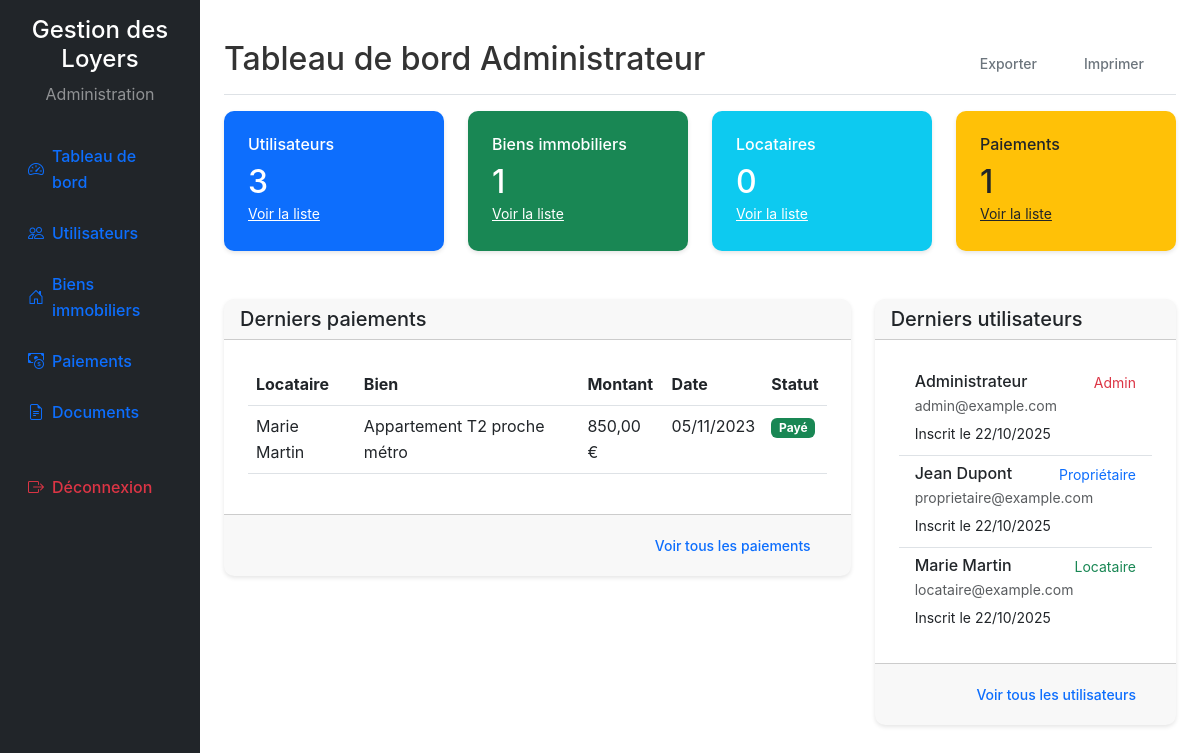
Page /admin/dashboard.php (signed in) on the committed database.
### tables this page shows
CREATE TABLE IF NOT EXISTS payments (
    id INT AUTO_INCREMENT PRIMARY KEY,
    tenant_id INT NOT NULL,
    property_id INT NOT NULL,
    amount DECIMAL(10, 2) NOT NULL,
    payment_date DATE NOT NULL,
    period_start DATE NOT NULL,
    period_end DATE NOT NULL,
    payment_method ENUM('cash', 'check', 'bank_transfer', 'credit_card', 'other') NOT NULL,
    reference VARCHAR(100),
    status ENUM('pending', 'completed', 'failed', 'refunded') DEFAULT 'pending',
    notes TEXT,
    receipt_path VARCHAR(255),
    created_at TIMESTAMP DEFAULT CURRENT_TIMESTAMP,
    updated_at TIMESTAMP DEFAULT CURRENT_TIMESTAMP ON UPDATE CURRENT_TIMESTAMP,
    FOREIGN KEY (tenant_id) REFERENCES users(id) ON DELETE CASCADE,
    FOREIGN KEY (property_id) REFERENCES properties(id) ON DELETE CASCADE
);

CREATE TABLE IF NOT EXISTS users (
    id INT AUTO_INCREMENT PRIMARY KEY,
    name VARCHAR(100) NOT NULL,
    email VARCHAR(100) NOT NULL UNIQUE,
    password VARCHAR(255) NOT NULL,
    phone VARCHAR(20),
    address TEXT,
    city VARCHAR(100),
    postal_code VARCHAR(10),
    country VARCHAR(100) DEFAULT 'France',
    role ENUM('landlord', 'tenant', 'admin') NOT NULL,
    email_verified_at DATETIME DEFAULT NULL,
    remember_token VARCHAR(100) DEFAULT NULL,
    created_at TIMESTAMP DEFAULT CURRENT_TIMESTAMP,
    updated_at TIMESTAMP DEFAULT CURRENT_TIMESTAMP ON UPDATE CURRENT_TIMESTAMP
);

CREATE TABLE IF NOT EXISTS properties (
    id INT AUTO_INCREMENT PRIMARY KEY,
    owner_id INT NOT NULL,
    title VARCHAR(255) NOT NULL,
    description TEXT,
    type ENUM('appartement', 'maison', 'studio', 'chambre', 'bureau', 'local', 'autre') NOT NULL,
    address TEXT NOT NULL,
    city VARCHAR(100) NOT NULL,
    postal_code VARCHAR(10) NOT NULL,
    country VARCHAR(100) DEFAULT 'France',
    surface_area DECIMAL(10, 2) COMMENT 'Surface en m²',
    rooms INT,
    bedrooms INT,
    bathrooms INT,
    floor INT,
    has_elevator BOOLEAN DEFAULT FALSE,
    rental_amount DECIMAL(10, 2) NOT NULL,
    charges_amount DECIMAL(10, 2) DEFAULT 0,
    deposit_amount DECIMAL(10, 2) COMMENT 'Montant du dépôt de garantie',
    is_furnished BOOLEAN DEFAULT FALSE,
    available_from DATE,
    status ENUM('available', 'rented', 'maintenance') DEFAULT 'available',
    created_at TIMESTAMP DEFAULT CURRENT_TIMESTAMP,
    updated_at TIMESTAMP DEFAULT CURRENT_TIMESTAMP ON UPDATE CURRENT_TIMESTAMP,
    FOREIGN KEY (owner_id) REFERENCES users(id) ON DELETE CASCADE
);

### admin/dashboard.php (the view, shortened to what this page needs)
<?php
require_once '../includes/config.php';
$stats = [
    'total_users' => $pdo->query("SELECT COUNT(*) as count FROM users")->fetch()['count'],
    'total_properties' => $pdo->query("SELECT COUNT(*) as count FROM properties")->fetch()['count'],
    'total_tenants' => $pdo->query("SELECT COUNT(*) as count FROM tenants")->fetch()['count'],
    'total_payments' => $pdo->query("SELECT COUNT(*) as count FROM payments")->fetch()['count'],
    'recent_payments' => $pdo->query("SELECT p.*, u.name as user_name, pr.title as property_title
                                     FROM payments p
                                     JOIN users u ON p.tenant_id = u.id
                                     JOIN properties pr ON p.property_id = pr.id
                                     ORDER BY p.payment_date DESC LIMIT 5")->fetchAll(),
    'recent_users' => $pdo->query("SELECT * FROM users ORDER BY created_at DESC LIMIT 5")->fetchAll()
];
?>
<!DOCTYPE html>
<html lang="fr">
<head>
    <link href="https://cdn.jsdelivr.net/npm/bootstrap@5.3.0/dist/css/bootstrap.min.css" rel="stylesheet">
    <link rel="stylesheet" href="https://cdn.jsdelivr.net/npm/bootstrap-icons@1.10.0/font/bootstrap-icons.css">
    <link rel="stylesheet" href="../assets/css/style.css">
</head>
<body>
    <div class="container-fluid">
        <div class="row">
            <nav id="sidebar" class="col-md-3 col-lg-2 d-md-block bg-dark sidebar collapse">
                <div class="position-sticky pt-3">
                    <div class="text-center mb-4">
                        <h4 class="text-white"><?php echo SITE_NAME; ?></h4>
                        <p class="text-white-50">Administration</p>
                    </div>
                    <ul class="nav flex-column">
                        <li class="nav-item">
                            <a class="nav-link active" href="dashboard.php">
                                <i class="bi bi-speedometer2 me-2"></i>
                                Tableau de bord
                            </a>
                        </li>
                        <li class="nav-item">
                            <a class="nav-link" href="users.php">
                                <i class="bi bi-people me-2"></i>
                                Utilisateurs
                            </a>
                        </li>
                        <li class="nav-item">
                            <a class="nav-link" href="properties.php">
                                <i class="bi bi-house-door me-2"></i>
                                Biens immobiliers
                            </a>
                        </li>
                        <li class="nav-item">
                            <a class="nav-link" href="payments.php">
                                <i class="bi bi-cash-coin me-2"></i>
                                Paiements
                            </a>
                        </li>
                        <li class="nav-item">
                            <a class="nav-link" href="documents.php">
                                <i class="bi bi-file-earmark-text me-2"></i>
                                Documents
                            </a>
                        </li>
                        <li class="nav-item mt-4">
                            <a class="nav-link text-danger" href="../logout.php">
                                <i class="bi bi-box-arrow-right me-2"></i>
                                Déconnexion
                            </a>
                        </li>
                    </ul>
                </div>
            </nav>
            <main class="col-md-9 ms-sm-auto col-lg-10 px-md-4 py-4">
                <div class="d-flex justify-content-between flex-wrap flex-md-nowrap align-items-center pt-3 pb-2 mb-3 border-bottom">
                    <h1 class="h2">Tableau de bord Administrateur</h1>
                    <div class="btn-toolbar mb-2 mb-md-0">
                        <div class="btn-group me-2">
                            <button type="button" class="btn btn-sm btn-outline-secondary">Exporter</button>
                            <button type="button" class="btn btn-sm btn-outline-secondary">Imprimer</button>
                        </div>
                    </div>
                </div>
                <div class="row mb-4">
                    <div class="col-md-3">
                        <div class="card bg-primary text-white">
                            <div class="card-body">
                                <h6 class="card-title">Utilisateurs</h6>
                                <h2 class="mb-0"><?php echo $stats['total_users']; ?></h2>
                                <a href="users.php" class="text-white small">Voir la liste</a>
                            </div>
                        </div>
                    </div>
                    <div class="col-md-3">
                        <div class="card bg-success text-white">
                            <div class="card-body">
                                <h6 class="card-title">Biens immobiliers</h6>
                                <h2 class="mb-0"><?php echo $stats['total_properties']; ?></h2>
                                <a href="properties.php" class="text-white small">Voir la liste</a>
                            </div>
                        </div>
                    </div>
                    <div class="col-md-3">
                        <div class="card bg-info text-white">
                            <div class="card-body">
                                <h6 class="card-title">Locataires</h6>
                                <h2 class="mb-0"><?php echo $stats['total_tenants']; ?></h2>
                                <a href="tenants.php" class="text-white small">Voir la liste</a>
                            </div>
                        </div>
                    </div>
                    <div class="col-md-3">
                        <div class="card bg-warning text-dark">
                            <div class="card-body">
                                <h6 class="card-title">Paiements</h6>
                                <h2 class="mb-0"><?php echo $stats['total_payments']; ?></h2>
                                <a href="payments.php" class="text-dark small">Voir la liste</a>
                            </div>
                        </div>
                    </div>
                </div>
                <div class="row">
                    <div class="col-md-8">
                        <div class="card mb-4">
                            <div class="card-header">
                                <h5 class="mb-0">Derniers paiements</h5>
                            </div>
                            <div class="card-body">
                                <?php if (count($stats['recent_payments']) > 0): ?>
                                    <div class="table-responsive">
                                        <table class="table table-hover">
                                            <thead>
                                                <tr>
                                                    <th>Locataire</th>
                                                    <th>Bien</th>
                                                    <th>Montant</th>
                                                    <th>Date</th>
                                                    <th>Statut</th>
                                                </tr>
                                            </thead>
                                            <tbody>
                                                <?php foreach ($stats['recent_payments'] as $payment): ?>
                                                    <tr>
                                                        <td><?php echo htmlspecialchars($payment['user_name']); ?></td>
                                                        <td><?php echo htmlspecialchars($payment['property_title']); ?></td>
                                                        <td><?php echo number_format($payment['amount'], 2, ',', ' '); ?> €</td>
                                                        <td><?php echo date('d/m/Y', strtotime($payment['payment_date'])); ?></td>
                                                        <td>
                                                            <span class="badge bg-<?php echo $payment['status'] === 'completed' ? 'success' : 'warning'; ?>">
                                                                <?php
                                                                    echo $payment['status'] === 'completed' ? 'Payé' :
                                                                         ($payment['status'] === 'pending' ? 'En attente' : ucfirst($payment['status']));
                                                                ?>
                                                            </span>
                                                        </td>
                                                    </tr>
                                                <?php endforeach; ?>
                                            </tbody>
                                        </table>
                                    </div>
                                <?php else: ?>
                                    <div class="alert alert-info mb-0">Aucun paiement récent.</div>
                                <?php endif; ?>
                            </div>
                            <div class="card-footer text-end">
                                <a href="payments.php" class="btn btn-sm btn-outline-primary">Voir tous les paiements</a>
                            </div>
                        </div>
                    </div>
                    <div class="col-md-4">
                        <div class="card">
                            <div class="card-header">
                                <h5 class="mb-0">Derniers utilisateurs</h5>
                            </div>
                            <div class="card-body">
                                <?php if (count($stats['recent_users']) > 0): ?>
                                    <div class="list-group list-group-flush">
                                        <?php foreach ($stats['recent_users'] as $user): ?>
                                            <div class="list-group-item">
                                                <div class="d-flex w-100 justify-content-between">
                                                    <h6 class="mb-1"><?php echo htmlspecialchars($user['name']); ?></h6>
                                                    <small class="text-<?php
                                                        echo $user['role'] === 'admin' ? 'danger' :
                                                            ($user['role'] === 'landlord' ? 'primary' : 'success');
                                                    ?>">
                                                        <?php
                                                            echo $user['role'] === 'admin' ? 'Admin' :
                                                                ($user['role'] === 'landlord' ? 'Propriétaire' : 'Locataire');
                                                        ?>
                                                    </small>
                                                </div>
                                                <p class="mb-1 small text-muted"><?php echo htmlspecialchars($user['email']); ?></p>
                                                <small>Inscrit le <?php echo date('d/m/Y', strtotime($user['created_at'])); ?></small>
                                            </div>
                                        <?php endforeach; ?>
                                    </div>
                                <?php else: ?>
                                    <div class="alert alert-info mb-0">Aucun utilisateur récent.</div>
                                <?php endif; ?>
                            </div>
                            <div class="card-footer text-end">
                                <a href="users.php" class="btn btn-sm btn-outline-primary">Voir tous les utilisateurs</a>
                            </div>
                        </div>
                    </div>
                </div>
            </main>
        </div>
    </div>
</body>
</html>

### assets/css/style.css (style rules this page uses)
:root { --primary-color: #0d6efd; --primary-hover: #0b5ed7; --text-color: #333; --light-gray: #f8f9fa; --border-radius: 10px; --box-shadow: 0 2px 4px rgba(0,0,0,.1); --transition: all 0.3s ease; }
* { box-sizing: border-box; margin: 0; padding: 0; }
html { font-size: 16px; -webkit-text-size-adjust: 100%; -ms-text-size-adjust: 100%; }
body { font-family: -apple-system, BlinkMacSystemFont, 'Segoe UI', Roboto, 'Helvetica Neue', Arial, sans-serif; line-height: 1.6; color: var(--text-color); background-color: #fff; -webkit-font-smoothing: antialiased; -moz-osx-font-smoothing: grayscale; }
h1, .h1 { font-size: 2rem; }
h2, .h2 { font-size: 1.75rem; }
.nav-link { padding: 0.8rem 1rem !important; font-weight: 500; display: flex; align-items: center; border-radius: var(--border-radius); transition: var(--transition); }
.btn { padding: 0.75rem 1.5rem; border-radius: 30px; font-weight: 500; transition: var(--transition); white-space: nowrap; text-align: center; display: inline-block; cursor: pointer; }
.btn { border: none; outline: none; }
.card { border: none; border-radius: var(--border-radius); box-shadow: var(--box-shadow); margin-bottom: 1.5rem; transition: var(--transition); overflow: hidden; }
.card-body { padding: 1.5rem; }
.mb-4 { margin-bottom: 1.5rem; }
.text-center { text-align: center; }
@media (min-width: 768px) { h1, .h1 { font-size: 2.5rem; } }
@media (min-width: 768px) { h2, .h2 { font-size: 2rem; } }

### rows in the picture
payments: tenant "3", tenant.name "Marie Martin", property.title "Appartement T2 proche métro", amount "850,00", payment_date "05/11/2023", status "Payé"
users: name "Administrateur", role "Admin", email "admin@example.com", created_at "22/10/2025"
users: name "Jean Dupont", role "Propriétaire", email "proprietaire@example.com", created_at "22/10/2025"
users: name "Marie Martin", role "Locataire", email "locataire@example.com", created_at "22/10/2025"

### other values in the picture
SITE_NAME "Gestion des Loyers"
$stats['total_properties'] "1"
$stats['total_tenants'] "0"
$stats['total_payments'] "1"
